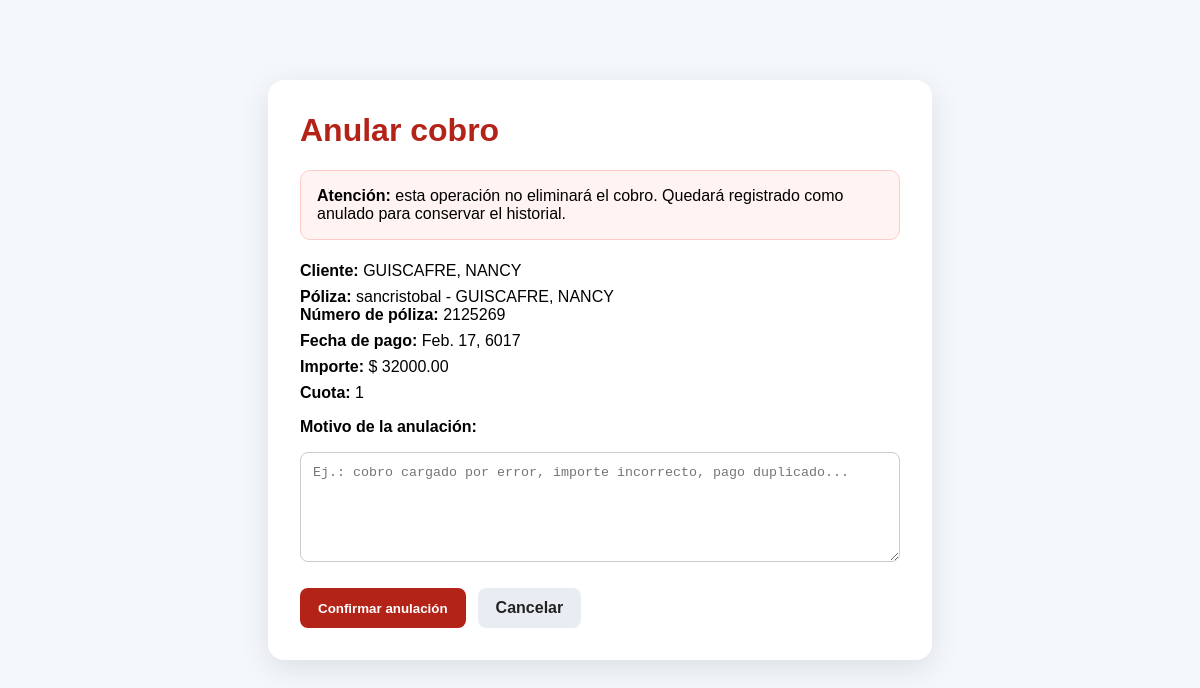
The page /cobros/anular/7/ (signed in) on the database its author committed.
### cobros/models.py (models this page shows, shortened)
class Cobro(models.Model):
    FORMAS_PAGO = [
        ("Efectivo", "Efectivo"),
        ("Transferencia", "Transferencia"),
        ("Débito", "Débito"),
        ("Tarjeta", "Tarjeta"),
    ]
    ESTADOS = [
        ("Pendiente", "Pendiente"),
        ("Pagado", "Pagado"),
    ]
    cliente = models.ForeignKey(
        Cliente,
        on_delete=models.CASCADE
    )
    poliza = models.ForeignKey(
        Poliza,
        on_delete=models.CASCADE
    )
    fecha_pago = models.DateField("Fecha de pago")
    importe = models.DecimalField(
        max_digits=12,
        decimal_places=2
    )
    plus = models.DecimalField(
    max_digits=12,
    decimal_places=2,
    default=0
    )
    comision = models.DecimalField(
    max_digits=12,
    decimal_places=2,
    default=0
    )
    registrado_por = models.ForeignKey(
    settings.AUTH_USER_MODEL,
    on_delete=models.PROTECT,
    null=True,
    blank=True,
    related_name="cobros_registrados",
    )
    turno = models.ForeignKey(
      "principal.TurnoCaja",
       on_delete=models.PROTECT,
       null=True,
       blank=True,
       related_name="cobros",
    )
    fecha_registro = models.DateTimeField(
    auto_now_add=True,
    null=True,
    blank=True,
    )
    cuota = models.PositiveIntegerField(default=1)
    cantidad_cuotas = models.PositiveIntegerField(default=1)
    forma_pago = models.CharField(
        max_length=30,
        choices=FORMAS_PAGO,
        default="Efectivo"
    )
    estado = models.CharField(
        max_length=20,
        choices=ESTADOS,
        default="Pagado"
    )
    observaciones = models.TextField(
        blank=True
    )
    anulado = models.BooleanField(default=False)
    fecha_anulacion = models.DateTimeField(
      null=True,
      blank=True
    )
    motivo_anulacion = models.TextField(
      blank=True
    )
    anulado_por = models.ForeignKey(
      settings.AUTH_USER_MODEL,
      on_delete=models.PROTECT,
      null=True,
      blank=True,
      related_name="cobros_anulados"
    )

### clientes/models.py (models this page shows)
class Cliente(models.Model):
    nombre = models.CharField("Nombre", max_length=100)
    apellido = models.CharField("Apellido", max_length=100)
    dni = models.CharField("DNI", max_length=20, unique=True)
    fecha_nacimiento = models.DateField(
        "Fecha de nacimiento",
        null=True,
        blank=True
    )
    whatsapp = models.CharField("WhatsApp", max_length=20, blank=True, default="")
    calle = models.CharField("Calle", max_length=150, blank=True)
    numero = models.CharField("Número", max_length=20, blank=True)
    piso = models.CharField("Piso", max_length=20, blank=True)
    departamento = models.CharField("Departamento", max_length=20, blank=True)
    barrio = models.CharField("Barrio", max_length=100, blank=True)
    codigo_postal = models.CharField("Código postal", max_length=20, blank=True)
    email = models.EmailField("Email", blank=True)
    telefono_alternativo = models.CharField(
    "Teléfono alternativo",
    max_length=30,
    blank=True
    )
    estado = models.CharField(
    "Estado",
    max_length=20,
    choices=[
        ("Activo", "Activo"),
        ("Inactivo", "Inactivo"),
        ("Prospecto", "Prospecto"),
    ],
    default="Activo"
    )
    localidad = models.CharField(
        "Localidad",
        max_length=100,
        blank=True
    )
    provincia = models.CharField(
        "Provincia",
        max_length=100,
        blank=True
    )
    observaciones = models.TextField(
        "Observaciones",
        blank=True
    )
    def __str__(self):
        return f"{self.apellido}, {self.nombre}"

### polizas/models.py (models this page shows, shortened)
class Poliza(models.Model):
    ESTADOS = [
    ("Al día", "Al día"),
    ("Pendiente", "Pendiente"),
    ("Morosa", "Morosa"),
    ("Vencida", "Vencida"),
    ("Anulada", "Anulada"),
    ]
    estado = models.CharField(
    max_length=20,
    choices=ESTADOS,
    default="Al día"
    )
    motivo_anulacion = models.TextField(
    blank=True,
    default="",
    )
    fecha_anulacion = models.DateTimeField(
     null=True,
     blank=True,
    )
    anulada_por = models.ForeignKey(
    settings.AUTH_USER_MODEL,
    on_delete=models.SET_NULL,
    null=True,
    blank=True,
    related_name="polizas_anuladas",
    )
    TIPOS_SEGURO = [
        ("Automotor", "Automotor"),
        ("Moto", "Moto"),
        ("Caución", "Caución"),
        ("Accidentes Personales", "Accidentes Personales"),
        ("Agro", "Agro"),
        ("Hogar", "Hogar"),
        ("Comercio", "Comercio"),
        ("Otro", "Otro"),
    ]
    PERIODICIDADES = [
        ("Mensual", "Mensual"),
        ("Bimestral", "Bimestral"),
        ("Trimestral", "Trimestral"),
        ("Cuatrimestral", "Cuatrimestral"),
        ("Semestral", "Semestral"),
        ("Anual", "Anual"),
    ]
    cliente = models.ForeignKey(
        Cliente,
        on_delete=models.CASCADE
    )
    tipo_seguro = models.CharField(
        max_length=50,
        choices=TIPOS_SEGURO,
        default="Automotor"
    )
    vehiculo = models.ForeignKey(
        Vehiculo,
        on_delete=models.SET_NULL,
        null=True,
        blank=True
    )
    compania = models.CharField(
        "Compañía",
        max_length=100
    )
    numero_poliza = models.CharField(
        "Número de póliza",
        max_length=50,
        blank=True
    )
    fecha_alta = models.DateField(
        "Fecha de alta"
    )
    fecha_fin_vigencia = models.DateField(
    "Fin de vigencia",
    null=True,
    blank=True
    )
    periodicidad = models.CharField(
        max_length=20,
        choices=PERIODICIDADES,
        default="Mensual"
    )
    cantidad_cuotas = models.PositiveIntegerField(
        "Cantidad de cuotas",
        default=1
    )
    fecha_vencimiento = models.DateField(
        "Fecha de vencimiento",
        null=True,
        blank=True
    )
    numero_cuota = models.PositiveIntegerField(
        "Número de cuota",
        default=0
    )
    estado = models.CharField(
        max_length=20,
        choices=ESTADOS,
        default="Pendiente"
    )
    observaciones = models.TextField(
        blank=True
    )
    porcentaje_comision = models.DecimalField(
    "Porcentaje de comisión",
    max_digits=5,
    decimal_places=2,
    default=0,
    blank=True
    )
    def __str__(self):
        return f"{self.compania} - {self.cliente}"

### cobros/views.py (the view, shortened to what this page needs)
# urls.py: path("anular/<int:cobro_id>/", views.anular_cobro, name="anular_cobro"),
@login_required
def anular_cobro(request, cobro_id):
    cobro = get_object_or_404(Cobro, id=cobro_id)
    return render(request, "cobros/anular_cobro.html", {"cobro": cobro})

### cobros/templates/cobros/anular_cobro.html (shortened to what this page needs)
<!DOCTYPE html>
<html lang="es">
<head>
</head>
<body>
<div class="contenedor">
    <h1>Anular cobro</h1>
    <div class="aviso">
        <strong>Atención:</strong>
        esta operación no eliminará el cobro.
        Quedará registrado como anulado para conservar el historial.
    </div>
    <div class="dato">
        <strong>Cliente:</strong> {{ cobro.cliente }}
    </div>
    <div class="dato">
    <strong>Póliza:</strong> {{ cobro.poliza }}<br>
    <strong>Número de póliza:</strong> {{ cobro.poliza.numero_poliza }}
    </div>
    <div class="dato">
        <strong>Fecha de pago:</strong> {{ cobro.fecha_pago }}
    </div>
    <div class="dato">
        <strong>Importe:</strong> $ {{ cobro.importe }}
    </div>
    <div class="dato">
        <strong>Cuota:</strong> {{ cobro.cuota }}
    </div>
    <form method="post">
        <p>
            <strong>Motivo de la anulación:</strong>
        </p>
        <textarea
            name="motivo"
            required
            placeholder="Ej.: cobro cargado por error, importe incorrecto, pago duplicado..."
        ></textarea>
        <div class="acciones">
            <button type="submit">
                Confirmar anulación
            </button>
            <a href="javascript:history.back()" class="cancelar">
                Cancelar
            </a>
        </div>
    </form>
</div>
</body>
</html>

### cobros/templates/cobros/anular_cobro.html (style rules this page uses)
body { font-family: Arial, sans-serif; background: #f4f7fb; margin: 0; padding: 40px 20px; }
.contenedor { max-width: 600px; margin: 40px auto; background: white; padding: 32px; border-radius: 16px; box-shadow: 0 8px 30px rgba(0,0,0,.10); }
h1 { margin-top: 0; color: #b42318; }
.aviso { background: #fff4f2; border: 1px solid #fecdca; padding: 16px; border-radius: 10px; margin-bottom: 22px; }
.dato { margin: 8px 0; }
textarea { width: 100%; min-height: 110px; box-sizing: border-box; padding: 12px; border: 1px solid #ccc; border-radius: 8px; resize: vertical; }
.acciones { margin-top: 22px; display: flex; gap: 12px; }
button, .cancelar { padding: 11px 18px; border-radius: 8px; text-decoration: none; cursor: pointer; border: none; font-weight: bold; }
button { background: #b42318; color: white; }
.cancelar { background: #e9edf3; color: #222; }

### rows shown on the page
Cobro: cliente "GUISCAFRE, NANCY", poliza "sancristobal - GUISCAFRE, NANCY", poliza.numero_poliza "2125269", fecha_pago "Feb. 17, 6017", importe "32000.00", cuota "1"
